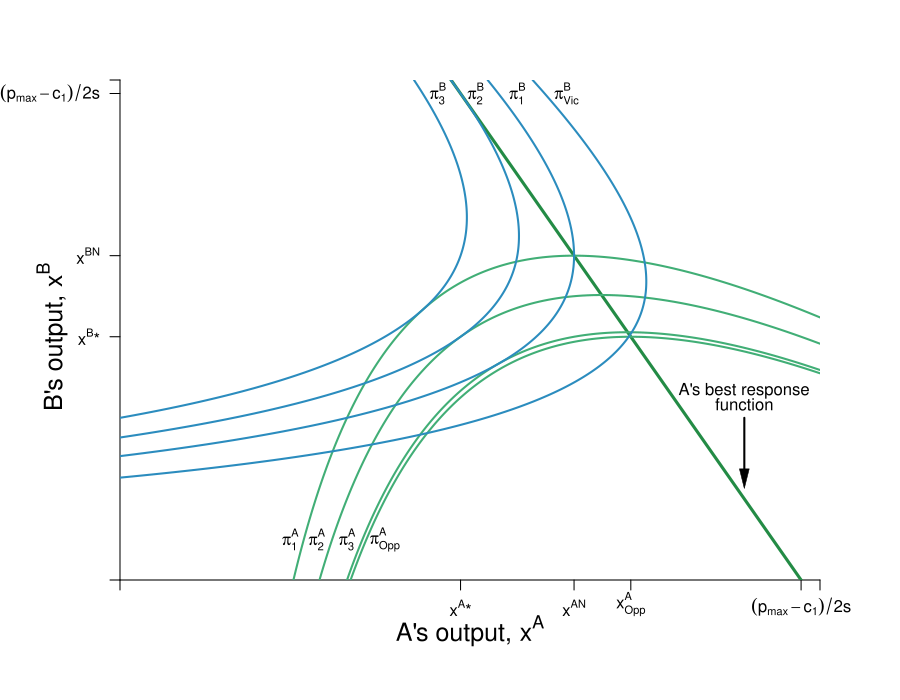

This chart was generated by the following R code:
#Graph Designer: Simon Halliday & Madeleine Wettach '20
#Authors: Bowles, Foley and Halliday
#Title: Microeconomics: Competition, Conflict and Coordination

require(shape)
pdf(file = "competitionmarkets/step_by_step_graphs_9/cournot_brfs_profits_step3.pdf", width = 9, height = 7)

#Set parameters for graphics
axislabelsize <- 1.5
graphlinewidth <- 3
segmentlinewidth <- 2

COL <- c("#7fc97f", "#beaed4", "#fdc086", "#ffff99", "#386cb0", "#f0027f", "#bf5b17", "#666666")
COLA <- c("#99d8c9","#66c2a4","#41ae76", "#238b45", "#005824")
COLB <- c("#4eb3d3", "#2b8cbe", "#0868ac","#084081")

par(mar =  c(6, 6, 4, 4))

piA <- function(xa, xb, s = 0.5, pmax = 20, c1 = 2) {
  (pmax - s*xb)*xa - s*(xa)^2 - c1*xa
}

piB <- function(xa, xb, s = 0.5, pmax = 20, c1 = 2) {
  (pmax - s*xa)*xb - s*(xb)^2 - c1*xb
}

brfB <- function(xa, s = 0.5, pmax = 20, c1 = 2) {
  (pmax - c1)/(2*s) - (1/2)*xa
}

brfA <- function(xa, s = 0.5, pmax = 20, c1 = 2) {
  (pmax - c1)/s - 2*xa
}

isoA <- function(xa, s = 0.5, pmax = 20, c1 = 2, piA = 72){
  -(c1*xa - pmax*xa + s*xa^2 + piA)/(s*xa)
}

isoB1 <- function(xa, s = 0.5, pmax = 20, c1 = 2, piB = 72){
  (-sqrt((c1 - pmax + s*xa)^2 - 4*piB*s) - c1 + pmax -s*xa)/(2*s)
}

isoB2 <- function(xa, s = 0.5, pmax = 20, c1 = 2, piB = 72){
  (sqrt((c1 - pmax + s*xa)^2 - 4*piB*s) - c1 + pmax -s*xa)/(2*s)
}


#Input into Wolfram Alpha: solve for x y = 1/b - (0.5*x)/(a*b) - u/(a*b*x)

#solve for y 72 = (p - s*y)*x - s*(x)^2 - c1*x 
#solve for y 72 = (p - s*x)*y - s*(y)^2 - c1*y

xlims <- c(0, 18.5)
ylims <- c(0, 18.5)

npts <- 501 
x <- seq(xlims[1], xlims[2], length.out = npts)
y <- seq(ylims[1], ylims[2], length.out = npts) 
a <- c(72, 81, 90, 91.125)
b <- c(61, 72, 81, 90)

plot(0, 0, xlim = xlims, ylim = ylims, type = "n",
     xlab = expression(paste("")),
     ylab = expression(paste("")), 
     xaxt = "n", 
     yaxt = "n", 
     cex.lab = axislabelsize, 
     bty = "n",
     xaxs="i", 
     yaxs="i")

# ticksy <- seq(from = 0, to = ylims[2], by = 2)
# ylabels <- seq(from = 0, to = ylims[2], by = 2)
# ticksx <- seq(from = 0, to = xlims[2], by = 2)
# xlabels <- seq(from = 0, to = xlims[2], by = 2)
ticksy <- c(0, 9, 12, 18, ylims[2])
ylabels <- c(NA, expression(paste(x^{B},"*")), expression(paste(x^{BN})), expression(paste((p[max] - c[1])/2*s)), NA)
ticksx <- c(0, 9, 12, 13.5, 18, xlims[2])
xlabels <- c(NA, expression(paste(x^{A},"*")), expression(paste(x^{AN})), expression(paste(x[Opp]^{A})), expression(paste( (p[max] - c[1])/2*s )), NA)


axis(1, at = ticksx, pos = 0, labels = xlabels)
axis(2, at = ticksy, pos = 0, labels = ylabels, las = 1)

npts <- 500 
xx1 <- seq(xlims[1], xlims[2], length.out = npts)

#Pareto-improving lens
##xpoly1 <- seq(from = 5.95, to = 12, length.out = 500)
##ypoly1 <- isoA(xpoly1)
##ypoly2 <- isoB1(xpoly1)
##polygon(x = c(xpoly1, rev(xpoly1)), y = c(ypoly1, rev(ypoly2)), col=COL[4], density=NULL, border = NA)

#A's Best Response Curve
lines(xx1, brfA(xx1, s = 0.5, pmax = 20, c1 = 2), col = COLA[4], lwd = graphlinewidth)
#B's Best Response Curve
##lines(xx1, brfB(xx1, s = 0.5, pmax = 20, c1 = 2), col = COLB[4], lwd = graphlinewidth)

contour(y, x, 
        outer(x, y, piA),
        #labels = c("v1", "v2", "v3"),
        drawlabels = FALSE,
        col = COLA[3],
        #xlab = expression(paste("A's Apples, ", x)),
        #ylab = expression(paste("A's Oranges, ", y)),
        #cex.lab = axislabelsize,
        lwd = segmentlinewidth,
        levels = a, 
        xaxs="i", 
        yaxs="i", 
        add = TRUE) 

mtext(expression(paste("A's output, ", x^A)), side=1, line = 2.5, cex = axislabelsize)
text(-1.8, 9, expression(paste("B's output, ", x^B)), xpd = TRUE, cex = axislabelsize, srt = 90) 

#Add arrows:
#arrows(-0.8, 10, -0.8, 14, xpd = TRUE, length=0.1,angle=40,lwd=3)
#arrows(6.2, -1.7, 9, -1.7, xpd = TRUE, length=0.1,angle=40,lwd=3)


contour(x, y, 
        outer(x, y, piB),
        #labels = c("v1", "v2", "v3"),
        drawlabels = FALSE,
        col = COLB[2],
        #xlab = expression(paste("")),
        #ylab = expression(paste("")),
        lwd = segmentlinewidth,
        levels = b, 
        add = TRUE
        #xaxs="i", 
        #yaxs="i"
) 


#segments(4.11765, 6.17647, 5.88, 8.88, lty = 1, col = COL[2] , lwd = graphlinewidth)
# text(7.3, 3, expression("Pareto Efficient"))
# text(7.3, 2.4, expression("Curve"))
# Arrows(7.3, 3.5, 7.3, 6.1, col = "black", lty = 1, lwd = 2, arr.type = "triangle", arr.lwd = 0.5)

#Label the iso-welfare functions for the HG, Aisha
text(4.5, 1.5, expression(pi[1]^A))
text(5.2, 1.5, expression(pi[2]^A))
text(6, 1.5, expression(pi[3]^A))
text(7, 1.5, expression(pi[Opp]^A))
#text(6.6, 8.3, expression(u[4]^A))

#Label the indifference curves for the HG, Betty
text(11.8, 18, expression(pi[Vic]^B))
text(10.5, 18, expression(pi[1]^B))
text(9.4, 18, expression(pi[2]^B))
text(8.4, 18, expression(pi[3]^B))
#text(3.4, 6.9, expression(v[4]^B))

#Label Nash Equilibrium 
###segments(0, 12, 12, 12, lty = 2, col = "gray" , lwd = segmentlinewidth)
###segments(12, 0, 12, 12, lty = 2, col = "gray" , lwd = segmentlinewidth)
###points(12, 12, pch = 16, col = "black", cex = 1.5)
#text(14, 12.4, expression(paste("Nash Equilibrium")))
###text(11.5, 11.5, expression(paste("n")))

#Checking points
#points(5.95, 5.95, pch = 16, col = "black", cex = 1.5)
##segments(8, 10, 10, 8, lty = 1, col = COL[2] , lwd = graphlinewidth)


##text(9, 9.6, expression(paste("i")))
##segments(0, 9, 13.5, 9, lty = 2, col = "gray" , lwd = segmentlinewidth)
##segments(9, 0, 9, 9, lty = 2, col = "gray" , lwd = segmentlinewidth)
##segments(13.5, 0, 13.5, 9, lty = 2, col = "gray" , lwd = segmentlinewidth)
##points(9, 9, pch = 16, col = "black", cex = 1.5)
##points(13.5, 9, pch = 16, col = "black", cex = 1.5)
##text(13.45, 9.6, expression(paste("d")))


###points(10, 8, pch = 16, col = "black", cex = 1.5)
###text(10, 8.6, expression(paste("f")))
###points(8, 10, pch = 16, col = "black", cex = 1.5)
###text(8, 10.6, expression(paste("g")))


# #Annotate Pareto Efficient Curve and relevant points

# points(6, 8, pch = 16, col = "black", cex = 1.5)
# text(6, 8.5, expression(paste("g")))
# 
# points(8, 6, pch = 16, col = "black", cex = 1.5)
# text(7, 7.5, expression(paste("i")))
# 
# points(7, 7, pch = 16, col = "black", cex = 1.5)
# text(8, 6.5, expression(paste("f")))

#points(5.84, 8.77, pch = 16, col = "black", cex = 1.5)

#A's brf
###text(2, 14, expression(paste("B's best response")))
###text(2, 13.5, expression(paste("function")))
##Arrows(2, 14.3, 2, 16.5, col = "black", lty = 1, lwd = 2, arr.type = "triangle", arr.lwd = 0.5)

#B's brf
text(16.5, 7, expression(paste("A's best response")))
text(16.5, 6.5, expression(paste("function")))
Arrows(16.5, 6, 16.5, 3.75, col = "black", lty = 1, lwd = 2, arr.type = "triangle", arr.lwd = 0.5)


dev.off()
